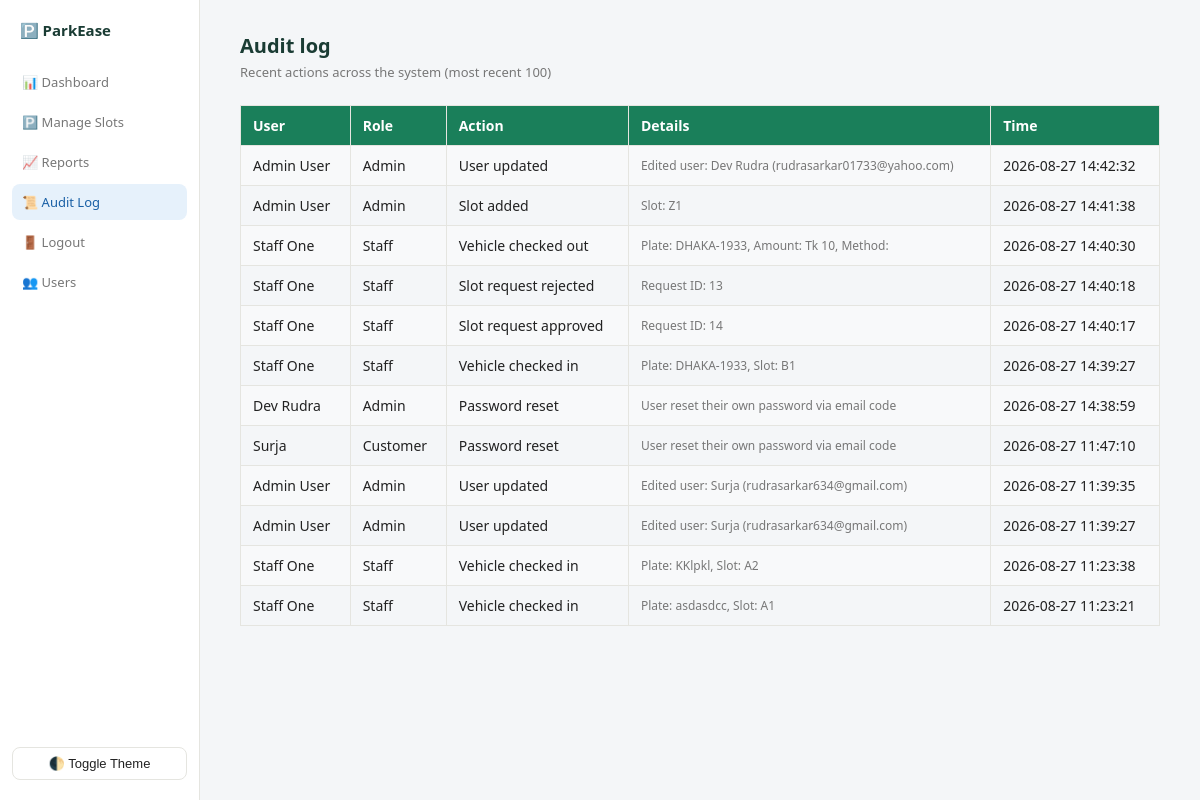
Screenshot of /audit_log_page.php (signed in) with the database file from the repository.
### tables this page shows
CREATE TABLE `audit_log` (
  `log_id` int(11) NOT NULL,
  `user_id` int(11) NOT NULL,
  `action` varchar(255) NOT NULL,
  `details` text DEFAULT NULL,
  `logged_at` timestamp NOT NULL DEFAULT current_timestamp()
);

CREATE TABLE `users` (
  `user_id` int(11) NOT NULL,
  `name` varchar(100) NOT NULL,
  `email` varchar(100) NOT NULL,
  `password` varchar(255) NOT NULL,
  `role` enum('admin','staff','customer') NOT NULL,
  `created_at` timestamp NOT NULL DEFAULT current_timestamp()
);

### audit_log_page.php (the view, shortened to what this page needs)
<?php
include 'db_connect.php';
$sql = "
    SELECT a.action, a.details, a.logged_at, u.name, u.role
    FROM audit_log a
    JOIN users u ON a.user_id = u.user_id
    ORDER BY a.logged_at DESC
    LIMIT 100
";
$logs = $conn->query($sql);
?>
<!DOCTYPE html>
<html>
<head>
    <link rel="stylesheet" href="style.css">
</head>
<body>
<div class="app-shell">
    <?php include 'sidebar.php'; ?>
    <div class="main-content">
        <p class="page-title">Audit log</p>
        <p class="page-subtitle">Recent actions across the system (most recent 100)</p>
        <table>
            <tr><th>User</th><th>Role</th><th>Action</th><th>Details</th><th>Time</th></tr>
            <?php while ($row = $logs->fetch_assoc()) { ?>
                <tr>
                    <td><?php echo $row['name']; ?></td>
                    <td><?php echo ucfirst($row['role']); ?></td>
                    <td><?php echo $row['action']; ?></td>
                    <td style="font-size:12px;color:var(--text-muted);"><?php echo $row['details']; ?></td>
                    <td><?php echo $row['logged_at']; ?></td>
                </tr>
            <?php } ?>
        </table>
    </div>
</div>
</body>
</html>

### style.css (style rules this page uses)
:root { --bg-main: #f4f6f8; --bg-card: #ffffff; --text-main: #222; --text-heading: #1a3c34; --text-muted: #777; --border-color: #e5e5e0; --accent: #1a7f5a; --accent-hover: #146449; --sidebar-active-bg: #e6f1fb; --sidebar-active-text: #185fa5; --table-header-bg: #1a7f5a; --table-row-alt: #f8f9fa; --success-bg: #e6f4ea; --success-text: #1a7f5a; --danger-bg: #fdecea; --danger-text: #b3261e; }
* { box-sizing: border-box; }
body { font-family: 'Segoe UI', Arial, sans-serif; background-color: var(--bg-main); color: var(--text-main); margin: 0; padding: 0; }
table { border-collapse: collapse; width: 100%; margin-top: 12px; }
table th, table td { border: 1px solid var(--border-color); padding: 10px 12px; text-align: left; font-size: 14px; color: var(--text-main); }
table th { background-color: var(--table-header-bg); color: white; }
table tr:nth-child(even) { background-color: var(--table-row-alt); }
.app-shell { display: flex; min-height: 100vh; }
.main-content { flex: 1; padding: 2rem 2.5rem; }
.page-title { font-size: 20px; font-weight: 600; color: var(--text-heading); margin: 0 0 4px; }
.page-subtitle { font-size: 13px; color: var(--text-muted); margin: 0 0 1.5rem; }

### rows the page displays
audit_log: user.name "Admin User", user.role "Admin", action "User updated", details "Edited user: Dev Rudra (rudrasarkar01733@yahoo.com)", logged_at "2026-08-27 14:42:32"
audit_log: user.name "Admin User", user.role "Admin", action "Slot added", details "Slot: Z1", logged_at "2026-08-27 14:41:38"
audit_log: user.name "Staff One", user.role "Staff", action "Vehicle checked out", details "Plate: DHAKA-1933, Amount: Tk 10, Method:", logged_at "2026-08-27 14:40:30"
audit_log: user.name "Staff One", user.role "Staff", action "Slot request rejected", details "Request ID: 13", logged_at "2026-08-27 14:40:18"
audit_log: user.name "Staff One", user.role "Staff", action "Slot request approved", details "Request ID: 14", logged_at "2026-08-27 14:40:17"
audit_log: user.name "Staff One", user.role "Staff", action "Vehicle checked in", details "Plate: DHAKA-1933, Slot: B1", logged_at "2026-08-27 14:39:27"
audit_log: user.name "Dev Rudra", user.role "Admin", action "Password reset", details "User reset their own password via email code", logged_at "2026-08-27 14:38:59"
audit_log: user.name "Surja", user.role "Customer", action "Password reset", details "User reset their own password via email code", logged_at "2026-08-27 11:47:10"
audit_log: user.name "Admin User", user.role "Admin", action "User updated", details "Edited user: Surja (rudrasarkar634@gmail.com)", logged_at "2026-08-27 11:39:35"
audit_log: user.name "Admin User", user.role "Admin", action "User updated", details "Edited user: Surja (rudrasarkar634@gmail.com)", logged_at "2026-08-27 11:39:27"
audit_log: user.name "Staff One", user.role "Staff", action "Vehicle checked in", details "Plate: KKlpkl, Slot: A2", logged_at "2026-08-27 11:23:38"
audit_log: user.name "Staff One", user.role "Staff", action "Vehicle checked in", details "Plate: asdasdcc, Slot: A1", logged_at "2026-08-27 11:23:21"
